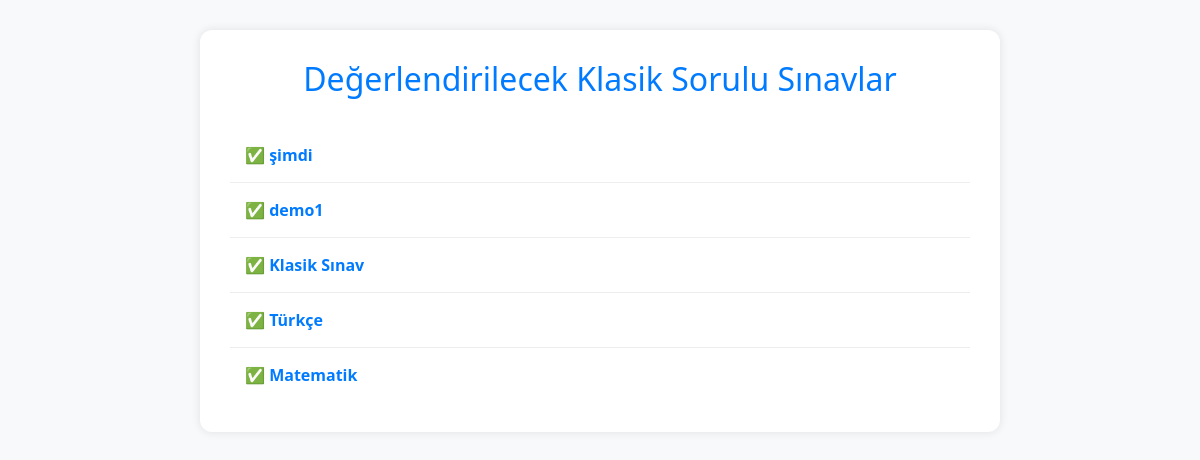
The page /classic_exams.php (signed in) on the database its author committed.
### tables this page shows
CREATE TABLE `exams` (
  `id` int(11) NOT NULL,
  `title` varchar(255) DEFAULT NULL,
  `description` text DEFAULT NULL,
  `start_time` datetime DEFAULT NULL,
  `end_time` datetime DEFAULT NULL,
  `duration_minutes` int(11) DEFAULT NULL,
  `creator_id` int(11) DEFAULT NULL,
  `format` enum('coktan_secimli','klasik','yazili','karisik') DEFAULT NULL,
  `is_paid` tinyint(1) DEFAULT 1,
  `date` datetime DEFAULT NULL,
  `price` int(11) DEFAULT 0,
  `created_at` datetime DEFAULT current_timestamp()
);

### classic_exams.php (the view, shortened to what this page needs)
<?php
require 'db.php';
$teacher_id = $_SESSION['user']['id'];
$stmt = $pdo->prepare("
    SELECT DISTINCT e.id, e.title
    FROM exams e
    JOIN questions q ON e.id = q.exam_id
    WHERE e.creator_id = ? AND q.question_type = 'klasik'
    ORDER BY e.id DESC
");
$stmt->execute([$teacher_id]);
$exams = $stmt->fetchAll(PDO::FETCH_ASSOC);
?>
<!DOCTYPE html>
<html lang="tr">
<head>
    <link href="https://cdn.jsdelivr.net/npm/bootstrap@5.3.3/dist/css/bootstrap.min.css" rel="stylesheet">
</head>
<body>
<div class="container">
    <h2>Değerlendirilecek Klasik Sorulu Sınavlar</h2>
    <?php if (empty($exams)): ?>
        <div class="alert alert-warning text-center">Klasik sorulu sınav bulunamadı.</div>
    <?php else: ?>
        <?php foreach ($exams as $exam): ?>
            <div class="exam-item">
                ✅ <a class="exam-link" href="grade_classic_answers.php?exam_id=<?= $exam['id'] ?>">
                    <?= htmlspecialchars($exam['title']) ?>
                </a>
            </div>
        <?php endforeach; ?>
    <?php endif; ?>
</div>
</body>
</html>

### classic_exams.php (style rules this page uses)
body { background: #f7f9fb; padding: 30px; font-family: 'Segoe UI', sans-serif; }
.container { max-width: 800px; margin: auto; background: #fff; padding: 30px; border-radius: 12px; box-shadow: 0 0 10px rgba(0,0,0,0.1); }
h2 { color: #007bff; text-align: center; margin-bottom: 30px; }
.exam-item { padding: 15px; border-bottom: 1px solid #eee; }
.exam-item:last-child { border-bottom: none; }
.exam-link { text-decoration: none; color: #007bff; font-weight: bold; }

### rows shown on the page
exams: title "şimdi"
exams: title "demo1"
exams: title "Klasik Sınav"
exams: title "Türkçe"
exams: title "Matematik"
